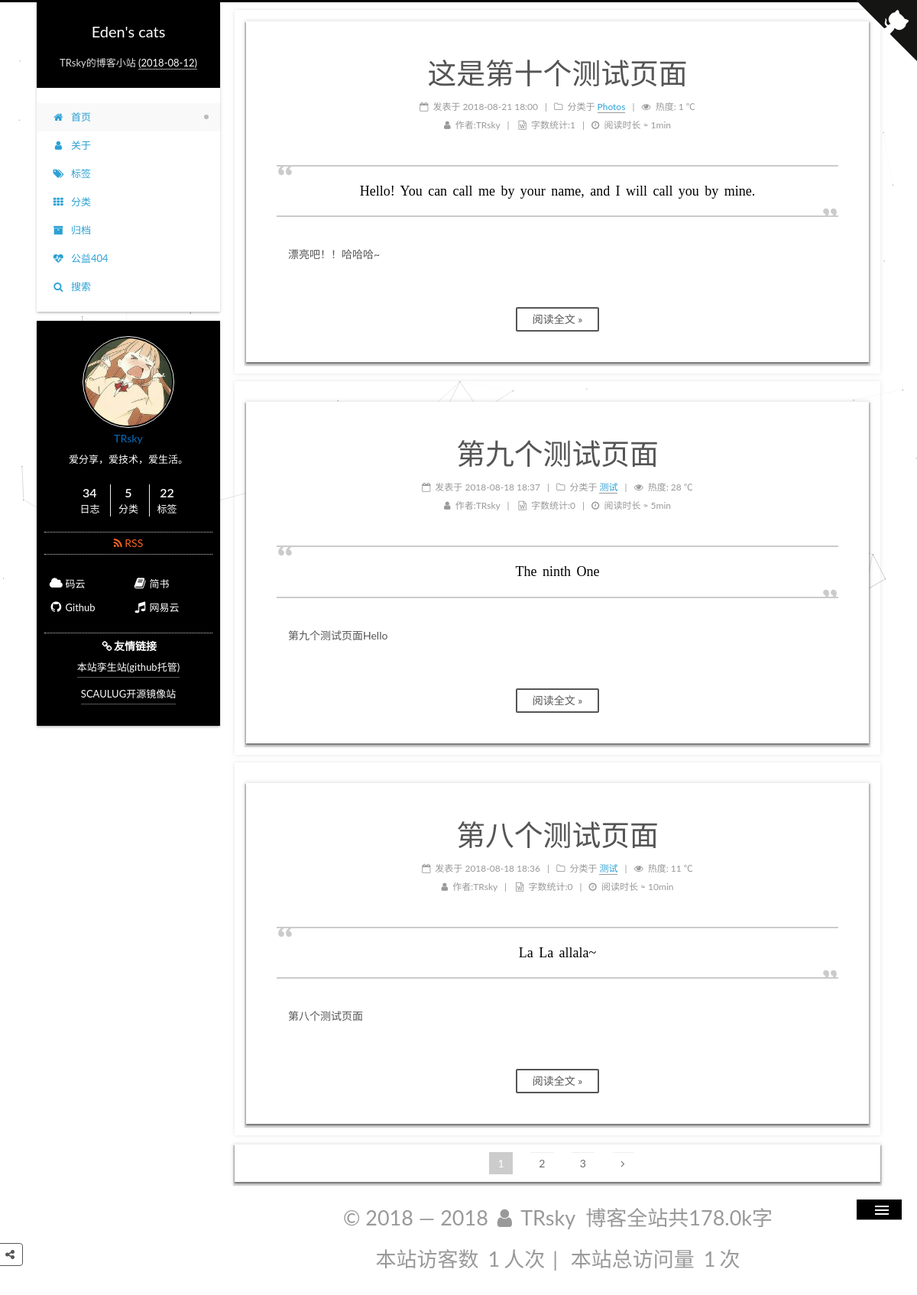
The app's page /, older data.
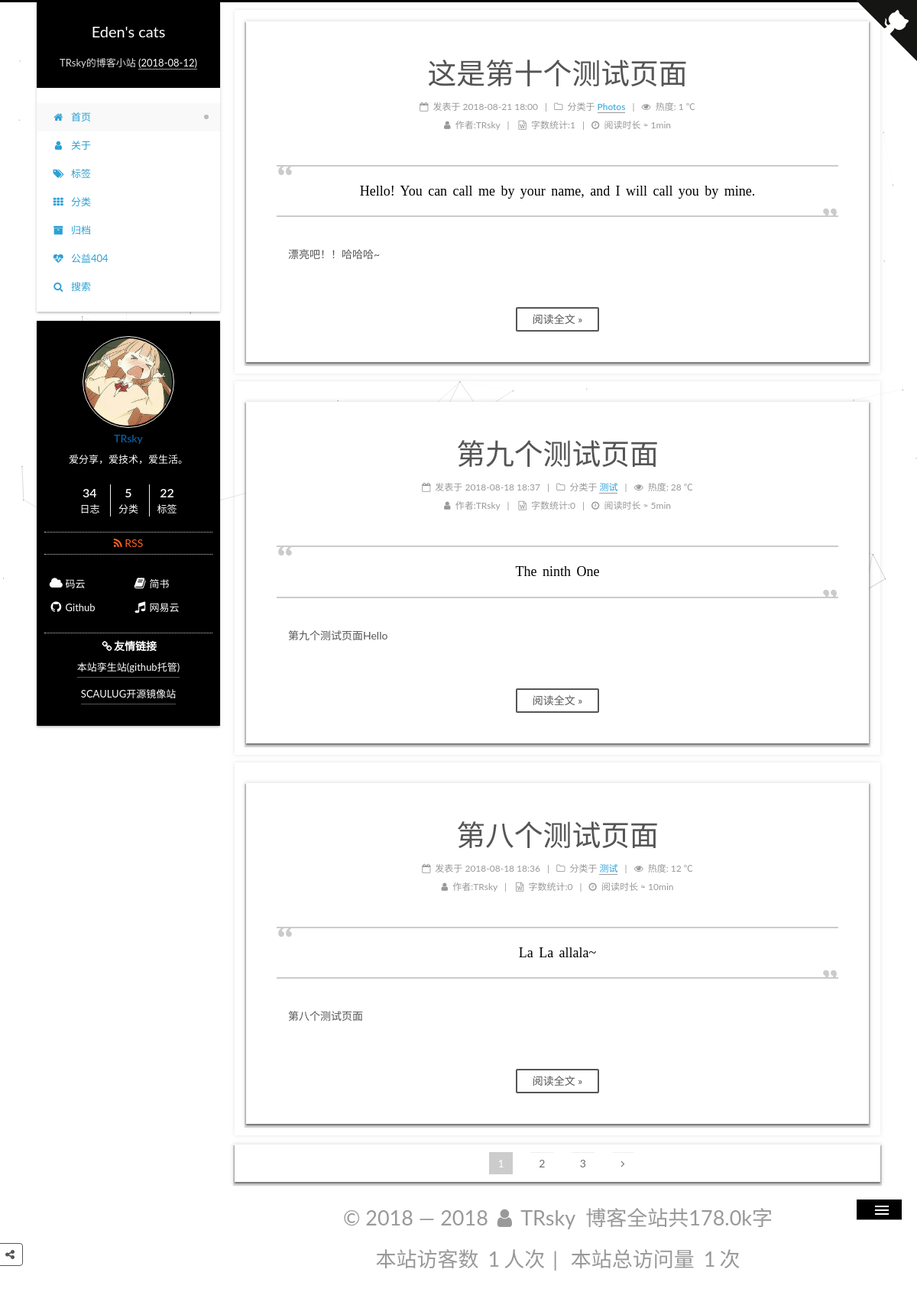
The same page, newer data.
### apps/blog/models.py (models this page shows, shortened)
class Article(models.Model):
    STATUS_CHOICES = (
        ('draft', '草稿'),
        ('publish', '发表'),
    )
    title = models.CharField(verbose_name='标题', max_length=100)
    content = models.TextField(verbose_name='正文', blank=True, null=True)
    status = models.CharField(verbose_name='文章状态', max_length=10, choices=STATUS_CHOICES, default='publish')
    created_time = models.DateTimeField(verbose_name='创建时间', default=now)
    public_time = models.DateTimeField(verbose_name='发布时间', blank=True, null=True)
    modified_time = models.DateTimeField(verbose_name='修改时间', default=now)
    words = models.PositiveIntegerField(verbose_name='文章字数', default=0)
    time = models.PositiveIntegerField(verbose_name='阅读时长', default=0 )
    views = models.PositiveIntegerField(verbose_name='访问量', default=0)
    slogan = models.TextField(verbose_name='标语', blank=True, null=True)
    excerpt = models.CharField(verbose_name='文章摘要', max_length=500, blank=True)
    category = models.ForeignKey(Category, verbose_name='分类', on_delete=models.CASCADE, blank=False, null=False)
    tags = models.ManyToManyField(Tag, verbose_name='标签', blank=True)
    author = models.ForeignKey(User, verbose_name='作者', on_delete=models.CASCADE, blank=False, null=False)
    class Meta:  # 按文章创建日期降序排序
        ordering = ['-public_time']
        verbose_name = '文章'  # 指定后台显示模型名称
        verbose_name_plural = '文章列表'  # 指定后台显示模型复数名称
        db_table = 'article'  # 数据库表
        get_latest_by = 'created_time'

class Category(models.Model):
    name = models.CharField(verbose_name='类别', max_length=100)
    created_time = models.DateField(verbose_name='创建时间', default=now)
    modified_time = models.DateField(verbose_name='修改时间', default=now)
    def __str__(self):
        return self.name
    class Meta:
        ordering = ['name']
        verbose_name = '类别名称'
        verbose_name_plural = '分类列表'
        db_table = 'category'   # 数据库表名

### apps/blog/views.py (the view)
# urls.py: 2. Add a URL to urlpatterns:  path('', views.home, name='home')
def home(request):
    posts = Article.objects.all().filter(status='publish', public_time__isnull=False)   # 获取主页的全部 Article 对象, 状态为已发布，发布时间不为空
    paginator = Paginator(posts, settings.PAGE_NUM, 2)  # 每页显示数量，对应settings.py中的PAGE_NUM， 当只有2时候，合并为上一页
    page = request.GET.get('page')  # 获取URL中page参数的值
    try:
        post_list = paginator.page(page)
    except PageNotAnInteger:
        post_list = paginator.page(1)
    except EmptyPage:
        post_list = paginator.page(paginator.num_pages)
    return render(request, 'home.html', context={'post_list': post_list, 'category_list': categories, 'months': months})

### apps/blog/templatetags/pagetag.py (called while the page is built)
@register.simple_tag
def pagination_pages(curr_page, loop_page):
    offset = abs(curr_page - loop_page)
    if offset < 3:
        if curr_page == loop_page:
            page_element = '<span class="page-number current">%s</span>' % loop_page
        else:
            page_element = ' <a class="page-number" href="?page=%s">%s</a>' % (loop_page, loop_page)
        return format_html(page_element)
    else:
        return ''

### templates/home.html (shortened to what the changed rows need)
{% extends "base.html" %}
{% load static %}
{% load pagetag %}
{% block content %}
		<div class="content-wrap">
						<div id="content" class="content">
							<section id="posts" class="posts-expand">
                                {% for post in post_list %}
								<article class="post post-type-normal" itemscope="" itemtype="http://schema.org/Article">
									<div class="post-block" style="opacity: 1; display: block;">
										<header class="post-header" style="opacity: 1; display: block; transform: translateY(0px);">
											<h1 class="post-title" itemprop="name headline">
                                                <a class="post-title-link" href="{% url 'detail' id=post.id %}" itemprop="url">
                                                   {{ post.title }}</a></h1>
											    <div class="post-meta">
												<span class="post-time"><span class="post-meta-item-icon"><i class="fa fa-calendar-o"></i></span>
                                                    <span class="post-meta-item-text">发表于</span>
													<time title="创建于" itemprop="dateCreated datePublished" datetime="2018-01-17T00:15:31+08:00">
														{{ post.public_time|date:'Y-m-d H:i'}}
													</time>
                                                </span>
                                                <span class="post-category"><span class="post-meta-divider">|</span>
                                                <span class="post-meta-item-icon"><i class="fa fa-folder-o"></i></span>
                                                <span class="post-meta-item-text">分类于</span>
                                                <span itemprop="about" itemscope="" itemtype="http://schema.org/Thing">
                                                    <a href="{% url 'category_menu' id=post.category_id %}" itemprop="url" rel="index">
                                                        <span itemprop="name">{{ post.category }}</span></a></span>
                                                </span>
                                                <span id="{% url 'detail' id=post.id %} " class="leancloud_visitors" data-flag-title="{{ post.title }}">
                                                    <span class="post-meta-divider">|</span><span class="post-meta-item-icon">
                                                    <i class="fa fa-eye"></i></span> <span class="post-meta-item-text">热度:</span>
                                                <span class="leancloud-visitors-count">{{ post.views }}</span> <span>℃</span>
                                                </span>
												<div class="post-wordcount">
                                                    <span class="post-meta-item-icon"><i class="fa fa-user"></i> </span>
                                                    <span class="post-meta-item-text">作者:</span><span title="作者">{{ post.author }}</span>
                                                    <span class="post-meta-divider">|</span>
													<span class="post-meta-item-icon"><i class="fa fa-file-word-o"></i></span >
                                                    <span class="post-meta-item-text">字数统计:</span><span title="字数统计">{{ post.words }}</span>
                                                    <span class="post-meta-divider">|</span><span class="post-meta-item-icon">
                                                    <i class="fa fa-clock-o"></i></span>
                                                    <span class="post-meta-item-text">阅读时长 ≈</span><span title="阅读时长"> {{ post.time }}min</span>
												</div>
											</div>
										</header>
										<div class="post-body" itemprop="articleBody" style="opacity: 1; display: block; transform: translateY(0px);">
											<blockquote class="blockquote-center">
												<p>
													{{ post.slogan }}
												</p>
											</blockquote>
											<div class="note">
												{{ post.content|striptags|truncatechars:300 }}
											</div>
											<div class="post-button text-center">
												<a class="btn" href="{% url 'detail' id=post.id %}" rel="contents">阅读全文 »</a>
											</div>
										</div><div></div><div></div>
									</div>
								</article>
								{% endfor %}
							</section>
						</div>
					</div>
{% endblock %}

Row changes from the older to the newer data that the page shows:
changed Article "第八个测试页面": views "11" → "12"
